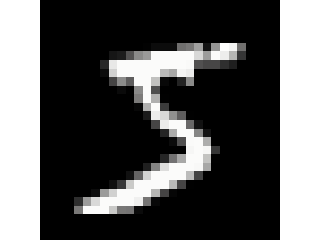

Here is the notebook cell this chart was saved with:
### Code cell
def display_array_as_img(img_array):
    """
    Displays a numpy array as an image
    
    Two options:
        img_array.shape = (height, width) -> interpreted as monochrome
        img_array.shape = (3, height, width) -> interpreted as RGB
    """
    shape = img_array.shape
    assert len(shape) == 2 or (shape[0] == 3 and len(shape) == 3), "Incorrect format (see docstring)"
    
    if len(shape) == 3:
        img_array = rearrange(img_array, "c h w -> h w c")
    height, width = img_array.shape[:2]
    
    fig = px.imshow(img_array, zmin=0, zmax=255, color_continuous_scale='gray')
    fig.update_xaxes(showticklabels=False)
    fig.update_yaxes(showticklabels=False)
    fig.update_layout(coloraxis_showscale=False, margin=dict.fromkeys("tblr", 0), height=height, width=width)
    fig.show(config=dict(displayModeBar=False))

print(trainset.data[0].shape)
display_array_as_img(repeat(trainset.data[0], 'h w -> (h 5) (w 5)'))

### Figure 1 — Plotly figure (JSON) as saved in the notebook; plotly's stock layout.template omitted (floating-point values rounded to 4 significant figures; data arrays with more than 128 entries replaced by an {"elided": "..."} marker saying what was removed)
{"data": [{"coloraxis": "coloraxis", "hovertemplate": "x: %{x}<br>y: %{y}<br>color: %{z}<extra></extra>", "name": "0", "type": "heatmap", "xaxis": "x", "yaxis": "y", "z": {"elided": "140x140 int values"}}], "layout": {"coloraxis": {"cmax": 255, "cmin": 0, "colorscale": [[0, "rgb(0, 0, 0)"], [0.09091, "rgb(16, 16, 16)"], [0.1818, "rgb(38, 38, 38)"], [0.2727, "rgb(59, 59, 59)"], [0.3636, "rgb(81, 80, 80)"], [0.4545, "rgb(102, 101, 101)"], [0.5455, "rgb(124, 123, 122)"], [0.6364, "rgb(146, 146, 145)"], [0.7273, "rgb(171, 171, 170)"], [0.8182, "rgb(197, 197, 195)"], [0.9091, "rgb(224, 224, 223)"], [1, "rgb(254, 254, 253)"]], "showscale": false}, "height": 140, "margin": {"b": 0, "l": 0, "r": 0, "t": 0}, "width": 140, "xaxis": {"anchor": "y", "constrain": "domain", "domain": [0, 1], "scaleanchor": "y", "showticklabels": false}, "yaxis": {"anchor": "x", "autorange": "reversed", "constrain": "domain", "domain": [0, 1], "showticklabels": false}}}
